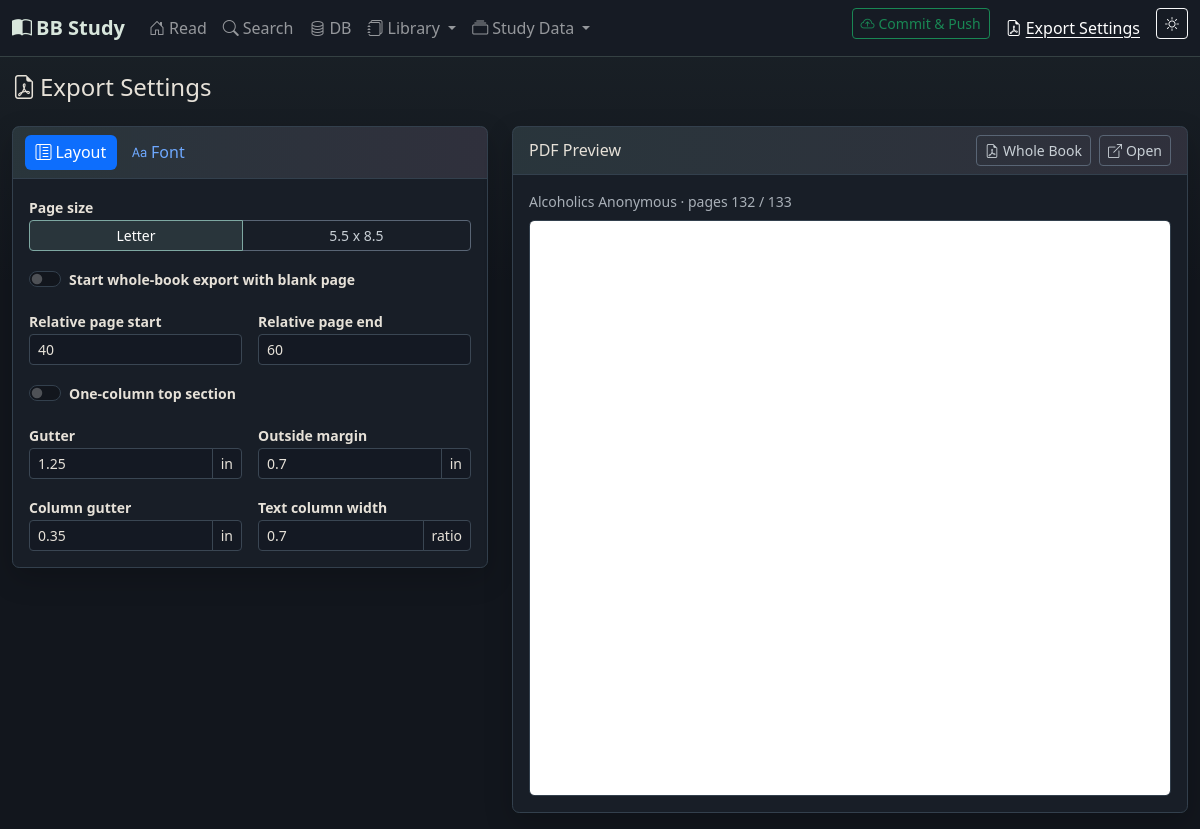
The page /settings on the database its author committed.
### app/models.py (models this page shows, shortened)
class Setting(db.Model):
    __tablename__ = 'settings'
    id = db.Column(db.Integer, primary_key=True)
    key = db.Column(db.String(100), unique=True, nullable=False)
    value = db.Column(db.Text, default='')

class Book(db.Model):
    __tablename__ = 'books'
    id = db.Column(db.Integer, primary_key=True)
    title = db.Column(db.String(500), nullable=False)
    author = db.Column(db.String(300))
    isbn = db.Column(db.String(50))
    publisher = db.Column(db.String(300))
    publish_date = db.Column(db.String(50))
    edition = db.Column(db.String(100))
    notes = db.Column(db.Text)
    pdf_path = db.Column(db.String(1000))
    is_primary = db.Column(db.Boolean, default=False)
    created_at = db.Column(db.DateTime, default=datetime.utcnow)
    book_content = db.relationship('BookContent', backref='book', lazy=True, cascade='all, delete-orphan')
    table_of_contents = db.relationship('BookTableOfContents', backref='book', lazy=True, cascade='all, delete-orphan')
    commentaries = db.relationship('Commentary', backref='book', lazy=True, cascade='all, delete-orphan')

### app/routes/main.py (the view, shortened to what this page needs)
@main_bp.route('/settings', methods=['GET', 'POST'])
def settings():
    theme = get_theme()
    export_settings = get_export_setting_values()
    preview_book = get_current_book()
    preview_page = (
        get_book_page(preview_book.id, get_current_page()) if preview_book else get_current_page()
    )
    preview_pages = build_preview_pages(preview_book, preview_page)
    preview_pdf_url = (
        url_for('main.export_page_spread_pdf', book_id=preview_book.id, page=preview_page)
        if preview_pages else None
    )
    return render_template('settings.html', theme=theme,
                           export_settings=export_settings,
                           export_page_size_profile_prefixes=EXPORT_PAGE_SIZE_PROFILE_PREFIXES,
                           preview_book=preview_book,
                           preview_page=preview_page,
                           preview_pdf_url=preview_pdf_url,
                           preview_pages=preview_pages)

### app/page_numbers.py (called while the page is built)
def relative_page_for_label(book_id, page):
    from .models import BookContent
    row = (
        BookContent.query
        .filter_by(book_id=book_id, page=str(page))
        .filter(BookContent.relative_page_number.isnot(None))
        .order_by(BookContent.id)
        .first()
    )
    return row.relative_page_number if row else None

def page_label_for_relative(book_id, relative_page_number):
    from .models import BookContent
    row = (
        BookContent.query
        .filter_by(book_id=book_id, relative_page_number=relative_page_number)
        .order_by(BookContent.id)
        .first()
    )
    return str(row.page) if row else None

### app/routes/main.py (called while the page is built)
def get_theme():
    s = Setting.query.filter_by(key='theme').first()
    return s.value

def get_current_book():
    s = Setting.query.filter_by(key='current_book_id').first()
    if s and s.value:
        return Book.query.get(int(s.value))
    return None

def get_current_page():
    s = Setting.query.filter_by(key='current_page').first()
    return s.value

def _get_setting(key, default=''):
    setting = Setting.query.filter_by(key=key).first()
    return setting.value if setting and setting.value != '' else default

def get_export_setting_values():
    values = {
        setting.key: setting.value
        for setting in Setting.query.filter(Setting.key.like('export_%')).all()
    }
    page_size = values['export_page_size']
    prefix = EXPORT_PAGE_SIZE_PROFILE_PREFIXES[page_size]
    for key, value in list(values.items()):
        if not key.startswith(f'{prefix}_'):
            continue
        values[f"export_{key.removeprefix(prefix + '_')}"] = value
    return values

def _book_position_key(book_id, suffix):
    return f'book_{book_id}_{suffix}'

def get_book_page(book_id, default='1'):
    if not book_id:
        return default
    return _get_setting(_book_position_key(book_id, 'page'), default)

def get_facing_page(book_id, page):
    relative = relative_page_for_label(book_id, page)
    if relative is None:
        return None
    facing_relative = relative - 1 if relative % 2 else relative + 1
    if facing_relative < 1:
        return None
    return page_label_for_relative(book_id, facing_relative)

### app/templates/settings.html (shortened to what this page needs)
{% extends 'base.html' %}
{% block content %}
<div class="export-settings-page">
  <h4 class="mb-4"><i class="bi bi-file-earmark-pdf me-1"></i>Export Settings</h4>
  <div class="row g-4 align-items-start">
    <div class="col-12 col-xl-5 col-xxl-4">
      <div class="card mb-4">
        <div class="card-header export-settings-tab-header">
          <ul class="nav nav-pills nav-sm gap-1" id="exportSettingsTabs" role="tablist">
            <li class="nav-item" role="presentation">
              <button class="nav-link active" id="layoutSettingsTab" data-bs-toggle="tab" data-bs-target="#layoutSettingsPane" type="button" role="tab">
                <i class="bi bi-layout-text-sidebar-reverse me-1"></i>Layout
              </button>
            </li>
            <li class="nav-item" role="presentation">
              <button class="nav-link" id="fontSettingsTab" data-bs-toggle="tab" data-bs-target="#fontSettingsPane" type="button" role="tab">
                <i class="bi bi-type me-1"></i>Font
              </button>
            </li>
          </ul>
        </div>
        <div class="card-body tab-content">
          <div class="tab-pane fade show active" id="layoutSettingsPane" role="tabpanel" aria-labelledby="layoutSettingsTab">
            <div class="row g-3">
              <div class="col-12">
                <label class="form-label small fw-semibold">Page size</label>
                <div class="btn-group btn-group-sm d-flex" role="group" aria-label="Export page size">
                  <label class="btn btn-outline-secondary" for="exportPageSizeLetter">Letter</label>
                  <label class="btn btn-outline-secondary" for="exportPageSizeHalfLetter">5.5 x 8.5</label>
                </div>
              </div>
              <div class="col-12">
                <div class="form-check form-switch">
                  <input class="form-check-input export-setting-input" type="checkbox" role="switch"
                         id="exportIncludeStartBlankPage" data-setting-key="export_include_start_blank_page" value="1"
                         {% if export_settings.export_include_start_blank_page in ['1', 'true', 'on'] %}checked{% endif %}>
                  <label class="form-check-label small fw-semibold" for="exportIncludeStartBlankPage">
                    Start whole-book export with blank page
                  </label>
                </div>
              </div>
              <div class="col-sm-6">
                <label class="form-label small fw-semibold" for="exportRelativePageStart">Relative page start</label>
                <input class="form-control form-control-sm export-setting-input" id="exportRelativePageStart" type="number" min="1" step="1"
                       data-setting-key="export_relative_page_start" value="{{ export_settings.export_relative_page_start }}">
              </div>
              <div class="col-sm-6">
                <label class="form-label small fw-semibold" for="exportRelativePageEnd">Relative page end</label>
                <input class="form-control form-control-sm export-setting-input" id="exportRelativePageEnd" type="number" min="1" step="1"
                       data-setting-key="export_relative_page_end" value="{{ export_settings.export_relative_page_end }}">
              </div>
              <div class="col-12">
                <div class="form-check form-switch">
                  <input class="form-check-input export-setting-input" type="checkbox" role="switch"
                         id="exportOneColumnTop" data-setting-key="export_one_column_top" value="1"
                         {% if export_settings.export_one_column_top in ['1', 'true', 'on'] %}checked{% endif %}>
                  <label class="form-check-label small fw-semibold" for="exportOneColumnTop">
                    One-column top section
                  </label>
                </div>
              </div>
              <div class="col-sm-6">
                <label class="form-label small fw-semibold" for="exportInsideMargin">Gutter</label>
                <div class="input-group input-group-sm">
                  <input class="form-control export-setting-input" id="exportInsideMargin" type="number" min="0.1" max="2" step="0.05"
                         data-setting-key="export_inside_margin" value="{{ export_settings.export_inside_margin }}">
                  <span class="input-group-text">in</span>
                </div>
              </div>
              <div class="col-sm-6">
                <label class="form-label small fw-semibold" for="exportOutsideMargin">Outside margin</label>
                <div class="input-group input-group-sm">
                  <input class="form-control export-setting-input" id="exportOutsideMargin" type="number" min="0.1" max="2" step="0.05"
                         data-setting-key="export_outside_margin" value="{{ export_settings.export_outside_margin }}">
                  <span class="input-group-text">in</span>
                </div>
              </div>
              <div class="col-sm-6">
                <label class="form-label small fw-semibold" for="exportColumnGutter">Column gutter</label>
                <div class="input-group input-group-sm">
                  <input class="form-control export-setting-input" id="exportColumnGutter" type="number" min="0.05" max="1" step="0.05"
                         data-setting-key="export_column_gutter" value="{{ export_settings.export_column_gutter }}">
                  <span class="input-group-text">in</span>
                </div>
              </div>
              <div class="col-sm-6">
                <label class="form-label small fw-semibold" for="exportTextRatio">Text column width</label>
                <div class="input-group input-group-sm">
                  <input class="form-control export-setting-input" id="exportTextRatio" type="number" min="0.45" max="0.85" step="0.01"
                         data-setting-key="export_text_ratio" value="{{ export_settings.export_text_ratio }}">
                  <span class="input-group-text">ratio</span>
                </div>
              </div>
            </div>
          </div>
        </div>
      </div>
    </div>
    <div class="col-12 col-xl-7 col-xxl-8">
      <div class="card">
        <div class="card-header d-flex align-items-center justify-content-between gap-3">
          <span>PDF Preview</span>
          {% if preview_pdf_url %}
          <div class="d-flex align-items-center gap-2">
            <a class="btn btn-sm btn-outline-secondary" id="exportWholeBookLink"
               href="{{ url_for('main.export_book_pdf', book_id=preview_book.id) }}"
               data-base-url="{{ url_for('main.export_book_pdf', book_id=preview_book.id) }}"
               target="_blank" rel="noopener">
              <i class="bi bi-file-earmark-pdf me-1"></i>Whole Book
            </a>
            <a class="btn btn-sm btn-outline-secondary" href="{{ preview_pdf_url }}" target="_blank" rel="noopener">
              <i class="bi bi-box-arrow-up-right me-1"></i>Open
            </a>
          </div>
          {% endif %}
        </div>
        <div class="card-body">
          {% if preview_pdf_url %}
            <div class="text-muted small mb-2">
              {{ preview_book.title }} · pages {{ preview_pages|map(attribute='page')|join(' / ') }}
            </div>
            <iframe class="export-pdf-preview"
                    src="{{ preview_pdf_url }}"
                    title="PDF export preview pages {{ preview_pages|map(attribute='page')|join(' / ') }}"></iframe>
          {% else %}
            <div class="text-muted small">Select a book on the Read page to preview the current export.</div>
          {% endif %}
        </div>
      </div>
    </div>
  </div>
</div>
{% endblock %}

### app/static/css/style.css (style rules this page uses)
:root { --bb-sage: #8fae9a; --bb-teal: #7ea8a2; --bb-plum: #aa8fa8; --bb-amber: #b7a278; --bb-slate: #8d9aaa; }
[data-bs-theme="dark"] { --bb-page-bg: #12161d; --bb-surface: #181e27; --bb-surface-alt: #1f2631; --bb-border: #33404d; --bb-reader-bg: #151a22; --bb-control-bg: #141923; --bb-soft-sage: rgba(143, 174, 154, 0.16); --bb-soft-teal: rgba(126, 168, 162, 0.17); --bb-soft-plum: rgba(170, 143, 168, 0.16); --bb-soft-amber: rgba(183, 162, 120, 0.16); --bb-soft-slate: rgba(141, 154, 170, 0.16); --bs-body-bg: var(--bb-page-bg); --bs-body-color: #e6e1d8; --bs-border-color: var(--bb-border); --bs-secondary-color: #a9b0b8; --bs-primary-rgb: 126, 168, 162; --bs-success-rgb: 143, 174, 154; --bs-warning-rgb: 183, 162, 120; --bs-info-rgb: 141, 154, 170; }
html, body { transition: background-color 0.2s ease, color 0.2s ease; }
[data-bs-theme="dark"] body { background: linear-gradient(180deg, rgba(126, 168, 162, 0.08), transparent 18rem), var(--bb-page-bg); }
[data-bs-theme="dark"] .card { background: var(--bb-surface); border-color: var(--bb-border); box-shadow: 0 0.65rem 1.8rem rgba(0, 0, 0, 0.18); }
[data-bs-theme="dark"] .card-header { background: linear-gradient(90deg, var(--bb-soft-teal), var(--bb-soft-plum)); border-bottom-color: var(--bb-border); }
[data-bs-theme="dark"] .form-control, [data-bs-theme="dark"] .form-select, [data-bs-theme="dark"] .input-group-text { background-color: var(--bb-control-bg); border-color: #3a4653; color: #e6e1d8; }
[data-bs-theme="dark"] .btn-outline-secondary { --bs-btn-color: #c9d0d6; --bs-btn-border-color: #596575; --bs-btn-hover-bg: var(--bb-soft-teal); --bs-btn-hover-border-color: var(--bb-teal); --bs-btn-hover-color: #f2efe8; --bs-btn-active-bg: var(--bb-soft-teal); --bs-btn-active-border-color: var(--bb-teal); }
.form-label.small { font-weight: 500; margin-bottom: 2px; }
.export-settings-page { width: 100%; }
.export-settings-page .card { border-radius: 0.45rem; }
.export-settings-tab-header { padding: 0.5rem 0.75rem; }
.export-settings-tab-header .nav-link { padding: 0.35rem 0.65rem; }
.export-settings-page .col-xl-7, .export-settings-page .col-xxl-8 { position: sticky; top: 1rem; }
.export-pdf-preview { display: block; width: 100%; height: calc(100vh - 14rem); min-height: 560px; border: 1px solid var(--bs-border-color); border-radius: 0.35rem; background: var(--bs-body-bg); }

### rows shown on the page
Setting: export_relative_page_start "40"
Setting: export_relative_page_end "60"
Setting: export_inside_margin "1.25"
Setting: export_outside_margin "0.7"
Setting: export_column_gutter "0.35"
Setting: export_text_ratio "0.7"
Book: title "Alcoholics Anonymous"

### other values the page prints
{{ preview_pages|map(attribute='page')|join(' / ') }} "132 / 133"
